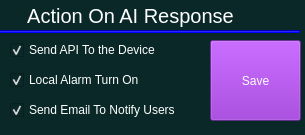
<?xml version="1.0" encoding="UTF-8"?>
<ui version="4.0">
 <class>Form</class>
 <widget class="QWidget" name="Form">
  <property name="geometry">
   <rect>
    <x>0</x>
    <y>0</y>
    <width>305</width>
    <height>135</height>
   </rect>
  </property>
  <property name="windowTitle">
   <string>Form</string>
  </property>
  <property name="styleSheet">
   <string notr="true">background:rgb(10,40,40);</string>
  </property>
  <widget class="QLabel" name="label">
   <property name="geometry">
    <rect>
     <x>-10</x>
     <y>0</y>
     <width>281</width>
     <height>31</height>
    </rect>
   </property>
   <property name="font">
    <font>
     <family>Nirmala UI</family>
     <pointsize>15</pointsize>
    </font>
   </property>
   <property name="styleSheet">
    <string notr="true">color:white;</string>
   </property>
   <property name="text">
    <string>Action On AI Response</string>
   </property>
   <property name="alignment">
    <set>Qt::AlignCenter</set>
   </property>
  </widget>
  <widget class="Line" name="line">
   <property name="geometry">
    <rect>
     <x>0</x>
     <y>30</y>
     <width>300</width>
     <height>3</height>
    </rect>
   </property>
   <property name="styleSheet">
    <string notr="true">background-color:blue;</string>
   </property>
   <property name="orientation">
    <enum>Qt::Horizontal</enum>
   </property>
  </widget>
  <widget class="QCheckBox" name="checkBox">
   <property name="geometry">
    <rect>
     <x>10</x>
     <y>40</y>
     <width>181</width>
     <height>20</height>
    </rect>
   </property>
   <property name="styleSheet">
    <string notr="true">color:white;</string>
   </property>
   <property name="text">
    <string>Send API To the Device</string>
   </property>
   <property name="checked">
    <bool>true</bool>
   </property>
  </widget>
  <widget class="QCheckBox" name="checkBox_2">
   <property name="geometry">
    <rect>
     <x>10</x>
     <y>70</y>
     <width>181</width>
     <height>20</height>
    </rect>
   </property>
   <property name="styleSheet">
    <string notr="true">color:white;</string>
   </property>
   <property name="text">
    <string>Local Alarm Turn On</string>
   </property>
   <property name="checked">
    <bool>true</bool>
   </property>
  </widget>
  <widget class="QCheckBox" name="checkBox_3">
   <property name="geometry">
    <rect>
     <x>10</x>
     <y>100</y>
     <width>181</width>
     <height>20</height>
    </rect>
   </property>
   <property name="styleSheet">
    <string notr="true">color:white;</string>
   </property>
   <property name="text">
    <string>Send Email To Notify Users</string>
   </property>
   <property name="checked">
    <bool>true</bool>
   </property>
  </widget>
  <widget class="QPushButton" name="btn_save">
   <property name="geometry">
    <rect>
     <x>210</x>
     <y>40</y>
     <width>91</width>
     <height>81</height>
    </rect>
   </property>
   <property name="styleSheet">
    <string notr="true">QPushButton{
color:white;
background-color:rgba(140,30,200,100);
}

QPushButton:Hover{
border:1px solid rgb(200,200,200);

}</string>
   </property>
   <property name="text">
    <string>Save</string>
   </property>
  </widget>
 </widget>
 <resources/>
 <connections/>
</ui>
